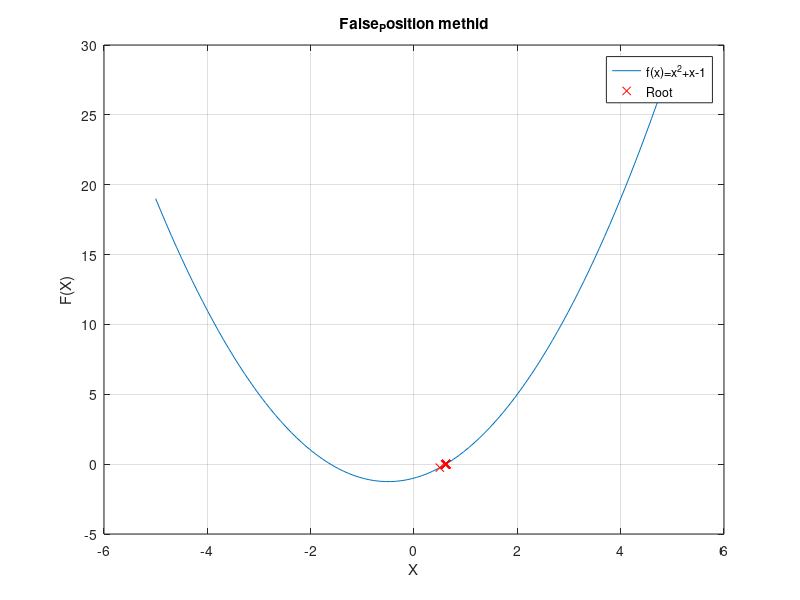

Write the MATLAB code that produced this figure.
function False_position=False_position()
  function y=f(x)
    y=x.^2+x-1;
  end
  a=0;
  b=1;
  r=[];
  i=0;
  tol=1e-6;
  while (b-a)/2>tol
    c=(a.*f(b)-b.*f(a))/(f(b)-f(a));
    r=[r; c];
    if f(c)==0
      break;
    elseif f(a)*f(c)>0
      a=c;
    else
      b=c;
    end
    i=i+1;
  end
  fprintf("The Number of iteration required is: %d\n",i);
  fprintf("The root is :\n");
  disp(r(end));
  
  x=linspace(-5,5,100);
  y=f(x);
  
  figure;
  plot(x,y);
  hold on;
  plot(r,f(r),'rx');
  hold off;
  xlabel('X');
  ylabel('F(X)');
  title('False_Position methid');
  legend('f(x)=x^2+x-1','Root');
  grid on;
    
endfunction
